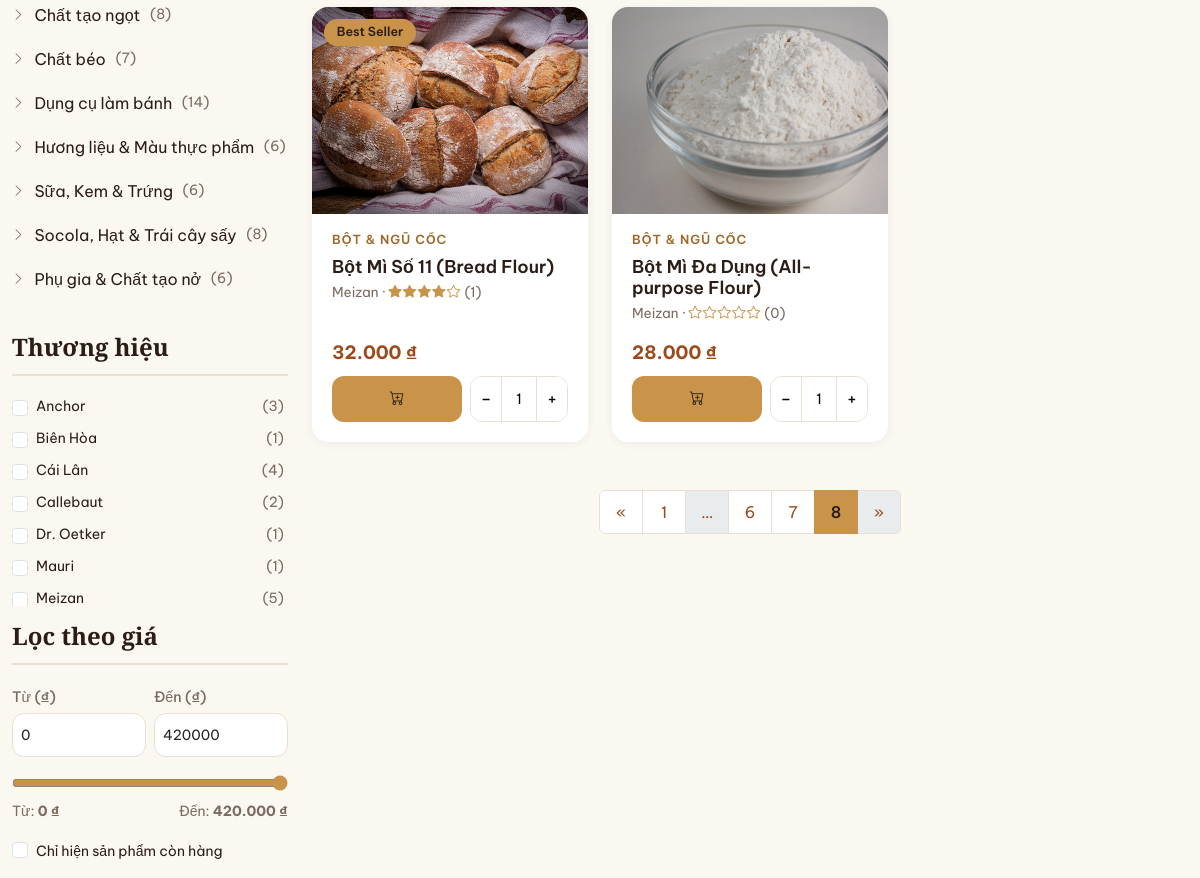
Page /products?page=8 (middle part) on the earlier database version.
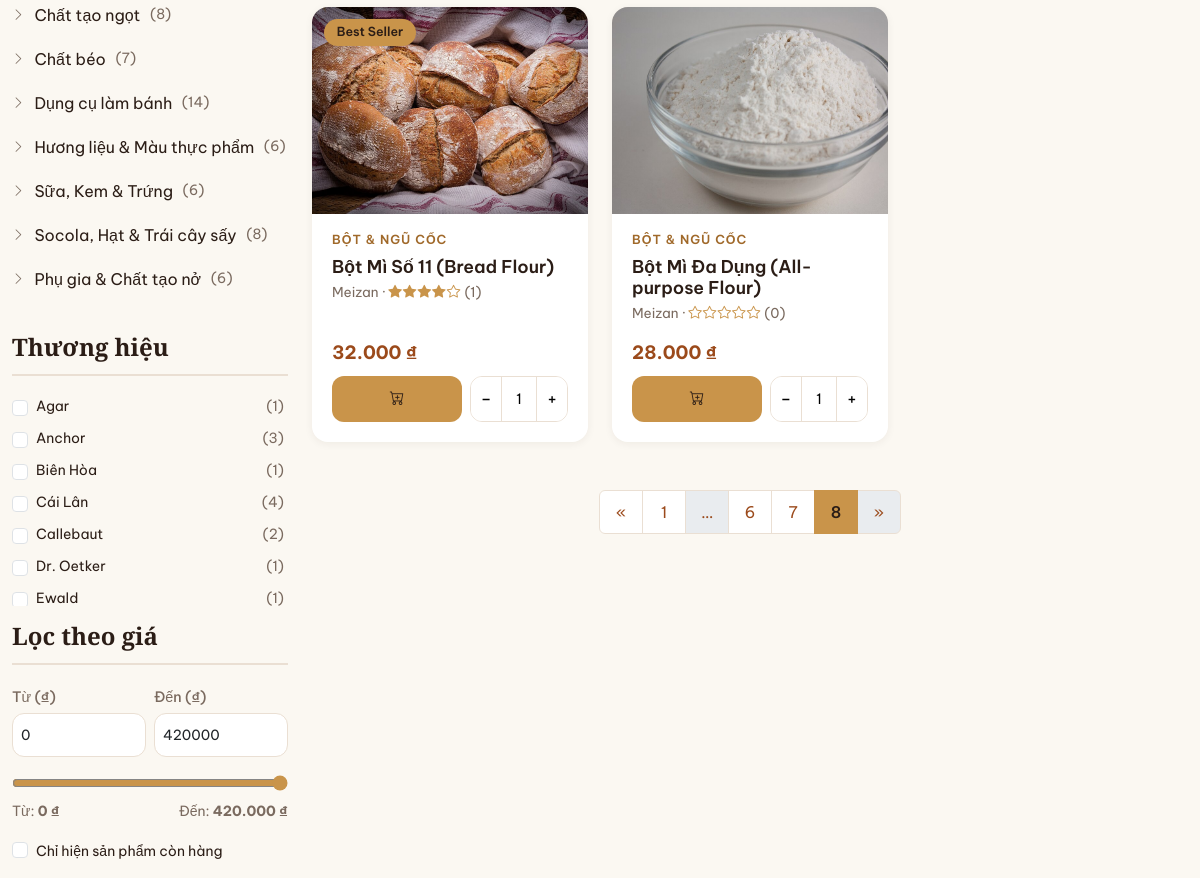
Same page on the later database version.
### tables this page shows
CREATE TABLE `categories` (
  `id` bigint(20) UNSIGNED NOT NULL,
  `name` varchar(120) NOT NULL,
  `slug` varchar(140) NOT NULL,
  `description` text DEFAULT NULL,
  `image_path` varchar(255) DEFAULT NULL,
  `is_active` tinyint(1) NOT NULL DEFAULT 1,
  `created_at` timestamp NOT NULL DEFAULT current_timestamp(),
  `updated_at` timestamp NOT NULL DEFAULT current_timestamp() ON UPDATE current_timestamp()
);

CREATE TABLE `brands` (
  `id` bigint(20) UNSIGNED NOT NULL,
  `name` varchar(120) NOT NULL,
  `slug` varchar(140) NOT NULL,
  `created_at` timestamp NOT NULL DEFAULT current_timestamp(),
  `updated_at` timestamp NOT NULL DEFAULT current_timestamp() ON UPDATE current_timestamp()
);

CREATE TABLE `products` (
  `id` bigint(20) UNSIGNED NOT NULL,
  `category_id` bigint(20) UNSIGNED NOT NULL,
  `brand_id` bigint(20) UNSIGNED DEFAULT NULL,
  `name` varchar(190) NOT NULL,
  `slug` varchar(210) NOT NULL,
  `description` text DEFAULT NULL,
  `unit` varchar(30) NOT NULL DEFAULT 'gói',
  `price` int(10) UNSIGNED NOT NULL,
  `stock_quantity` int(10) UNSIGNED NOT NULL DEFAULT 0,
  `image_path` varchar(255) DEFAULT NULL,
  `is_featured` tinyint(1) NOT NULL DEFAULT 0,
  `is_active` tinyint(1) NOT NULL DEFAULT 1,
  `rating_avg` decimal(3,2) NOT NULL DEFAULT 0.00,
  `rating_count` int(10) UNSIGNED NOT NULL DEFAULT 0,
  `created_at` timestamp NOT NULL DEFAULT current_timestamp(),
  `updated_at` timestamp NOT NULL DEFAULT current_timestamp() ON UPDATE current_timestamp()
);

### src/Views/client/products/index.php (the view, shortened to what the rows shown need)
<?php
$selectedBrands = (array) ($filters['brands'] ?? []);
$productsUrl = url('products');
?>
<div class="container py-5">
    <div class="row g-4">
        <aside class="col-lg-3">
            <div class="offcanvas-lg offcanvas-start" tabindex="-1" id="bhFilters">
                <div class="offcanvas-body d-block p-3 p-lg-0">
                    <ul class="bh-cat-list">
                        <?php foreach ($categories as $category) : ?>
                            <li><a href="<?= e(query_url(['category' => $category['slug']], ['page'])) ?>" class="<?= $filters['category'] === $category['slug'] ? 'is-active' : '' ?>"><i class="bi bi-chevron-right"></i> <?= e($category['name']) ?> <small class="bh-muted">(<?= (int) $category['product_count'] ?>)</small></a></li>
                        <?php endforeach; ?>
                    </ul>
                    <form action="<?= e($productsUrl) ?>" method="get" id="bhSideFilterForm">
                        <?php if (!empty($brands)) : ?>
                            <div class="pe-1 mb-3" style="max-height: 210px; overflow-y: auto;">
                                <?php foreach ($brands as $brand) :
                                    $bSlug = (string) $brand['slug'];
                                    $bId = 'bhBrand_' . $bSlug;
                                    $checked = in_array($bSlug, $selectedBrands, true);
                                ?>
                                    <div class="form-check mb-2">
                                        <input class="form-check-input" type="checkbox" name="brand[]" id="<?= e($bId) ?>" value="<?= e($bSlug) ?>" <?= $checked ? 'checked' : '' ?>>
                                        <label class="form-check-label small d-flex justify-content-between align-items-center gap-2<?= $checked ? ' fw-semibold' : '' ?>" for="<?= e($bId) ?>">
                                            <span><?= e($brand['name']) ?></span>
                                            <span class="bh-muted">(<?= (int) $brand['product_count'] ?>)</span>
                                        </label>
                                    </div>
                                <?php endforeach; ?>
                            </div>
                        <?php endif; ?>
                    </form>
                </div>
            </div>
        </aside>
        <section class="col-lg-9">
            <?php if ($products === []) : ?>
                <div class="bh-panel text-center py-5">
                    <i class="bi bi-search fs-1 bh-muted"></i>
                    <p class="mt-3 mb-0">Không tìm thấy sản phẩm phù hợp.</p>
                </div>
            <?php else : ?>
                <div class="row g-4 row-cols-1 row-cols-sm-2 row-cols-lg-3">
                    <?php foreach ($products as $product) : ?>
                        <div class="col"><?php partial('product-card', ['product' => $product]); ?></div>
                    <?php endforeach; ?>
                </div>
            <?php endif; ?>
        </section>
    </div>
</div>

### src/Views/partials/product-card.php (shortened to what the rows shown need)
<?php
$inStock = (int) $product['stock_quantity'] > 0;
$detailUrl = url('products/' . (string) $product['slug']); ?>
<article class="bh-card">
    <a class="bh-card__media" href="<?= e($detailUrl) ?>">
        <img loading="lazy" src="<?= e(img_url($product['image_path'])) ?>" alt="<?= e($product['name']) ?>">
        <?php if (!empty($product['is_best'])) : ?><span class="bh-badge bh-badge--best">Best Seller</span><?php endif; ?>
    </a>
    <div class="bh-card__body">
        <div class="bh-card__category"><?= e($product['category_name']) ?></div>
        <h3 class="bh-card__title"><a href="<?= e($detailUrl) ?>"><?= e($product['name']) ?></a></h3>
        <div class="bh-card__meta">
            <?php if (!empty($product['brand_name'])) : ?><?= e($product['brand_name']) ?> · <?php endif; ?>
            <?= render_stars((float) $product['rating_avg']) ?> <span>(<?= (int) $product['rating_count'] ?>)</span>
        </div>
        <div class="bh-card__footer">
            <span class="bh-price"><?= e(format_vnd((int) $product['price'])) ?></span>
            <?php if ($inStock) : ?>
                <div class="bh-card__actions">
                    <button type="button" class="bh-btn bh-btn--primary bh-btn--sm bh-card__add" data-add-to-cart="<?= (int) $product['id'] ?>" aria-label="Thêm vào giỏ">
                        <i class="bi bi-cart-plus"></i><span class="bh-card__add-label">Thêm vào giỏ</span>
                    </button>
                    <div class="bh-qty bh-qty--sm">
                        <button type="button" data-step="-1" aria-label="Giảm">−</button>
                        <input type="number" value="1" min="1" max="<?= (int) $product['stock_quantity'] ?>" aria-label="Số lượng" data-card-qty>
                        <button type="button" data-step="1" aria-label="Tăng">+</button>
                    </div>
                </div>
            <?php else : ?>
                <span class="badge text-bg-secondary align-self-start">Hết hàng</span>
            <?php endif; ?>
        </div>
    </div>
</article>

### src/Helpers/functions.php (shortened to what the rows shown need)
<?php
if (!function_exists('app_base_path')) {
    function app_base_path(): string
    {
        $scriptName = str_replace('\\', '/', (string) ($_SERVER['SCRIPT_NAME'] ?? ''));
        $baseDir = rtrim(str_replace('\\', '/', dirname($scriptName)), '/');
        if ($baseDir === '' || $baseDir === '/' || $baseDir === '.') {
            return '';
        }
        return '/' . trim($baseDir, '/');
    }
}
if (!function_exists('app_route_prefix')) {
    function app_route_prefix(): string
    {
        $envUrl = rtrim((string) Env::get('APP_URL', ''), '/');
        $base = app_base_path();
        $scriptName = '/' . ltrim(str_replace('\\', '/', (string) ($_SERVER['SCRIPT_NAME'] ?? '')), '/');
        return $base;
    }
}
if (!function_exists('e')) {
    function e(mixed $value): string
    {
        return htmlspecialchars((string) $value, ENT_QUOTES | ENT_SUBSTITUTE, 'UTF-8');
    }
}
if (!function_exists('url')) {
    function url(string $path = ''): string
    {
        $prefix = app_route_prefix();
        $cleanPath = '/' . ltrim($path, '/');
        $cleanPath = preg_replace('#^/(?:public/)?index\.php(?=/|$)#i', '', $cleanPath) ?: '/';
        $cleanPath = '/' . ltrim($cleanPath, '/');
        if ($cleanPath === '/') {
            return ($prefix !== '' ? $prefix : '') . '/';
        }
        return $prefix . $cleanPath;
    }
}
if (!function_exists('asset')) {
    function asset(string $path): string
    {
        $relative = ltrim($path, '/');
        $fullPath = app_base_path() . '/' . $relative;
        if (preg_match('#\.(css|js)$#i', $relative)) {
            $mtime = @filemtime(BASE_PATH . '/public/' . $relative);
            if ($mtime !== false) {
                $fullPath .= '?v=' . $mtime;
            }
        }
        return $fullPath;
    }
}
if (!function_exists('format_vnd')) {
    function format_vnd(int|float $amount): string
    {
        return number_format((float) $amount, 0, ',', '.') . ' ₫';
    }
}
if (!function_exists('partial')) {
    function partial(string $name, array $data = []): void
    {
        extract($data, EXTR_SKIP);
        require BASE_PATH . '/src/Views/partials/' . $name . '.php';
    }
}
if (!function_exists('render_stars')) {
    function render_stars(float $rating): string
    {
        $html = '<span class="bh-stars" aria-label="' . e(number_format($rating, 1)) . ' trên 5 sao">';
        for ($i = 1; $i <= 5; $i++) {
            $icon = $rating >= $i ? 'bi-star-fill' : ($rating >= $i - 0.5 ? 'bi-star-half' : 'bi-star');
            $html .= '<i class="bi ' . $icon . '"></i>';
        }
        return $html . '</span>';
    }
}

Differences in the rows shown:
no longer on this page (row unchanged): brands: name "Mauri", product_count "1"
no longer on this page (row unchanged): brands: name "Meizan", product_count "5"
added brands: name "Agar", product_count "1"
added brands: name "Ewald", product_count "1"
